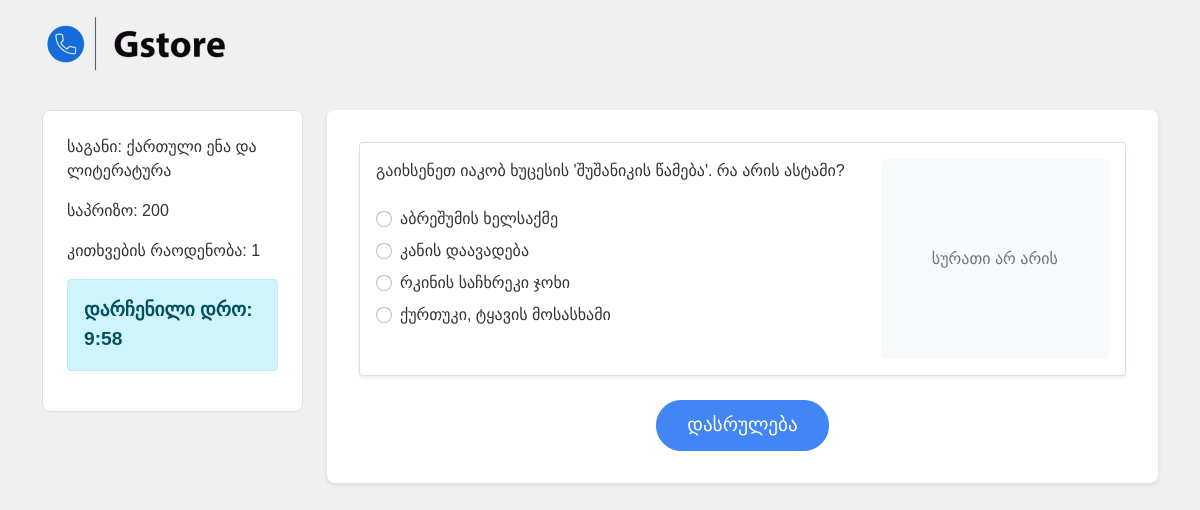
Screenshot of /9d18677d-ea9e-456e-b7d2-946a0da52abb/quiz/3/medium with the database file from the repository.
### app.py (models this page shows)
class Subject(db.Model):
    id = db.Column(db.Integer, primary_key=True)
    name = db.Column(db.String(100), nullable=False)
    icon = db.Column(db.String(50), nullable=False)
    questions = db.relationship('Question', backref='subject', lazy=True, cascade="all, delete-orphan")

class Question(db.Model):
    id = db.Column(db.Integer, primary_key=True)
    text = db.Column(db.String(500), nullable=False)
    subject_id = db.Column(db.Integer, db.ForeignKey('subject.id'), nullable=False)
    difficulty = db.Column(db.String(20), nullable=False)
    image_filename = db.Column(db.String(255))
    long_ass_text = db.Column(db.Text())
    answers = db.relationship('Answer', backref='question', lazy=True, cascade="all, delete-orphan")

class Answer(db.Model):
    id = db.Column(db.Integer, primary_key=True)
    text = db.Column(db.String(200), nullable=False)
    is_correct = db.Column(db.Boolean, nullable=False)
    question_id = db.Column(db.Integer, db.ForeignKey('question.id'), nullable=False)

### app.py (the view)
@app.route('/9d18677d-ea9e-456e-b7d2-946a0da52abb/quiz/<int:subject_id>/<string:difficulty>')
def quiz(subject_id, difficulty):
    subject = Subject.query.get_or_404(subject_id)
    if difficulty == 'easy':
        questions = Question.query.filter(Question.difficulty == "easy", Question.subject_id == subject.id).all()
    elif difficulty == 'medium':
        questions = Question.query.filter(Question.difficulty == "medium", Question.subject_id == subject.id).all()
    elif difficulty == "hard":
        questions = Question.query.filter(Question.difficulty == "hard", Question.subject_id == subject.id).all()
    else:
        return redirect(url_for('home'))
    random.shuffle(questions)
    for question in questions:
        random.shuffle(question.answers)
    return render_template('quiz.html', subject=subject, questions=questions, difficulty=difficulty)

### templates/quiz.html (shortened to what this page needs)
<!DOCTYPE html>
<html lang="en">
<head>
    <link href="https://cdn.jsdelivr.net/npm/bootstrap@5.1.3/dist/css/bootstrap.min.css" rel="stylesheet">
    <link href="{{ url_for('static', filename='gstore-quiz-styles.css') }}" rel="stylesheet">
</head>
<body>
{% if difficulty == 'easy' %}
{% set saprizo = 100 %}
{% elif difficulty == 'medium' %}
{% set saprizo = 200 %}
{% else %}
{% set saprizo = 300 %}
{% endif %}
<nav class="navbar navbar-expand-lg navbar-dark">
    <div class="container">
        <a class="navbar-brand d-flex align-items-center">
            <img src="{{ url_for('static', filename='1111-1.png') }}" alt="Gstore Quiz Logo"
                 class="d-inline-block align-top me-2 logo">
        </a>
    </div>
</nav>
<div class="container mt-4">
    <div class="row">
        <div class="col-md-3">
            <div class="sidebar-container">
                <div class="sidebar">
                    <p>საგანი: {{ subject.name }}</p>
                    <p>საპრიზო: {{saprizo}}</p>
                    <p>კითხვების რაოდენობა: {{ questions|length }}</p>
                    <div id="timer" class="alert alert-info">
                        დარჩენილი დრო: <span id="time"></span>
                    </div>
                </div>
            </div>
        </div>
        <div class="col-md-9">
            <div class="main-content">
                <form id="quizForm" action="{{ url_for('result', total_questions=questions|length, saprizo=saprizo) }}"
                      method="post">
                    {% for question in questions %}
                    <div class="card question-card mb-4 shadow-sm">
                        <div class="card-body">
                            <div class="row">
                                <div class="col-md-8">
                                    <p class="question-text mb-4">{{ question.text }}</p>
                                    {% if question.difficulty == "hard" %}
                                    <div class="form-group">
                                        <textarea class="form-control" name="text_answer_{{ question.id }}"
                                                  id="text_answer_{{ question.id }}" rows="5"
                                                  placeholder="დაწერე პასუხი აქ..."></textarea>
                                    </div>
                                    {% else %}
                                    <div class="answer-options">
                                        {% for answer in question.answers %}
                                        <div class="form-check mb-2">
                                            <input class="form-check-input" type="radio"
                                                   name="question_{{ question.id }}"
                                                   id="answer_{{ question.id }}_{{ loop.index }}"
                                                   value="{{ answer.id }}">
                                            <label class="form-check-label"
                                                   for="answer_{{ question.id }}_{{ loop.index }}">
                                                {{ answer.text }}
                                            </label>
                                        </div>
                                        {% endfor %}
                                    </div>
                                    {% endif %}
                                </div>
                                <div class="col-md-4">
                                    {% if question.image_filename %}
                                    <img src="{{ url_for('static', filename='question_images/' + question.image_filename) }}"
                                         alt="Question Image" class="img-fluid question-image rounded">
                                    {% else %}
                                    <div class="no-image-placeholder bg-light rounded d-flex align-items-center justify-content-center"
                                         style="height: 200px;">
                                        <span class="text-muted">სურათი არ არის</span>
                                    </div>
                                    {% endif %}
                                </div>
                            </div>
                        </div>
                    </div>
                    {% endfor %}
                    <div class="text-center mt-4">
                        <button type="submit" class="btn btn-primary btn-lg">დასრულება</button>
                    </div>
                </form>
            </div>
        </div>
    </div>
</div>
</body>
</html>

### static/gstore-quiz-styles.css (style rules this page uses)
body { font-family: Arial, sans-serif; background-color: #f0f0f0; color: #333; }
.navbar { background-color: #f0f0f0; color: white; }
.navbar-brand { font-weight: bold; font-size: 24px; }
.btn-primary { background-color: #4285f4; border-color: #4285f4; }
.main-content { background-color: white; padding: 2rem; border-radius: 8px; box-shadow: 0 2px 4px rgba(0,0,0,0.1); }
.sidebar { top: auto ; position: sticky; border: 1px solid #e0e0e0; border-radius: 8px; background-color: white; padding: 1.5rem; cursor: pointer; }
.sidebar-container { position: sticky; top: 20px; height: calc(100vh - 40px); overflow-y: auto; }
.question-card { margin-bottom: 20px; }
#timer { font-size: 1.2rem; font-weight: bold; }
.question-card .no-image-placeholder { width: 100%; height: 100%; min-height: 200px; background-color: #f8f9fa; border-radius: 0.25rem; }
.btn-primary { padding: 10px 30px; font-size: 1.2rem; border-radius: 25px; }

### rows the page displays
Subject: name "ქართული ენა და ლიტერატურა"
Question: text "გაიხსენეთ იაკობ ხუცესის 'შუშანიკის წამება'. რა არის ასტამი?", shows "სურათი არ არის"
Answer: text "აბრეშუმის ხელსაქმე"
Answer: text "კანის დაავადება"
Answer: text "რკინის საჩხრეკი ჯოხი"
Answer: text "ქურთუკი, ტყავის მოსასხამი"

### other values shown
{{ saprizo }} "200"
{{ questions|length }} "1"
